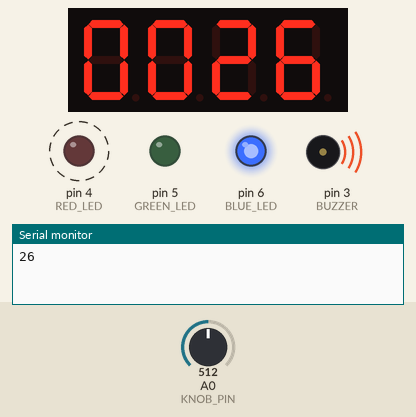
Simulated run of this sketch. Board: Arduino Uno, built with avr-gcc and run on an emulated ATmega328P. On the bench: 4-digit seven-segment display, output pins drawn as LEDs (lit = HIGH), buzzer (waves = sounding), the last lines printed to the serial monitor. Wiring (inferred from the names in the program): TM1637 display: clock pin 10; DIO pin 11. Dashed ring = blinking. Inputs (shaded band) come from the test bench; at power-on: A0 (KNOB_PIN) = 512. Pins used as bus, display or sensor lines are not drawn.

Above: at 1.3 s.
1.4 s: A0 (KNOB_PIN) set to 395
4.4 s: A0 (KNOB_PIN) set to 373
At 4.7 s:
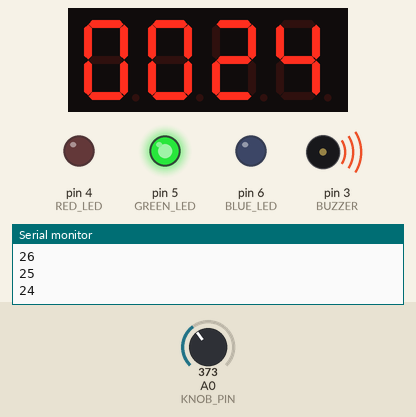
At 5.48 s:
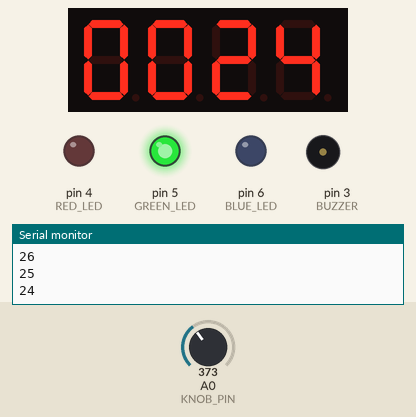
Timing chart, 0 to 12.9 s (numbered marks = the images above; inputs shaded):
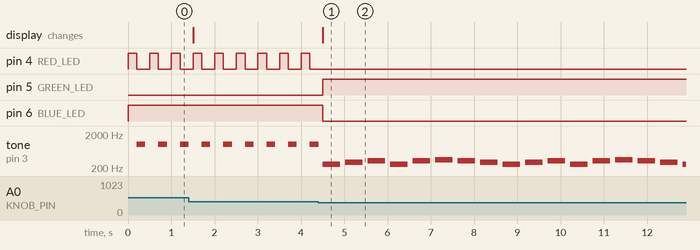

The sketch:

sketch_aug12a.ino
```cpp
#define TM_CLK 10
#define TM_DIO 11

#define RED_LED 4
#define GREEN_LED 5
#define BLUE_LED 6
#define BUZZER 3
#define KNOB_PIN A0

const int TEMP_MIN = 22;
const int TEMP_MAX = 30;

int temperature = TEMP_MIN;

// Convert digit to segment bits
uint8_t digitToSegmentValue(int digit) {
  switch (digit) {
    case 0: return 0b00111111;
    case 1: return 0b00000110;
    case 2: return 0b01011011;
    case 3: return 0b01001111;
    case 4: return 0b01100110;
    case 5: return 0b01101101;
    case 6: return 0b01111101;
    case 7: return 0b00000111;
    case 8: return 0b01111111;
    case 9: return 0b01101111;
    default: return 0;
  }
}

// TM1637 display functions
void startSignal() {
  pinMode(TM_DIO, OUTPUT);
  digitalWrite(TM_DIO, HIGH);
  digitalWrite(TM_CLK, HIGH);
  delayMicroseconds(2);
  digitalWrite(TM_DIO, LOW);
  delayMicroseconds(2);
  digitalWrite(TM_CLK, LOW);
}

void stopSignal() {
  pinMode(TM_DIO, OUTPUT);
  digitalWrite(TM_CLK, LOW);
  digitalWrite(TM_DIO, LOW);
  delayMicroseconds(2);
  digitalWrite(TM_CLK, HIGH);
  delayMicroseconds(2);
  digitalWrite(TM_DIO, HIGH);
}

void writeByte(uint8_t b) {
  for (int i = 0; i < 8; i++) {
    digitalWrite(TM_CLK, LOW);
    digitalWrite(TM_DIO, (b & 0x01) ? HIGH : LOW);
    delayMicroseconds(3);
    digitalWrite(TM_CLK, HIGH);
    delayMicroseconds(3);
    b >>= 1;
  }
  digitalWrite(TM_CLK, LOW);
  pinMode(TM_DIO, INPUT);
  delayMicroseconds(5);
  while (digitalRead(TM_DIO));
  pinMode(TM_DIO, OUTPUT);
  digitalWrite(TM_CLK, HIGH);
  delayMicroseconds(2);
  digitalWrite(TM_CLK, LOW);
}

void displayNumber(int num) {
  uint8_t segData[4];
  for (int i = 0; i < 4; i++) {
    int digit = num % 10;
    segData[i] = digitToSegmentValue(digit);
    num /= 10;
  }
  startSignal();
  writeByte(0x40);
  stopSignal();

  startSignal();
  writeByte(0xC0);
  for (int i = 0; i < 4; i++) {
    writeByte(segData[3 - i]);
  }
  stopSignal();

  startSignal();
  writeByte(0x8f);
  stopSignal();
}

// Normal beep (moderate volume/frequency)
void normalBeep() {
  tone(BUZZER, 1000); // 1kHz
  delay(200);
  noTone(BUZZER);
  delay(100);
}

// Loud beep (higher frequency/faster)
void loudBeep() {
  tone(BUZZER, 2000); // 2kHz
  delay(100);
  noTone(BUZZER);
  delay(50);
}

// London Bridge melody
void playLondonBridge() {
  int notes[] = {
    262, 294, 330, 262, 330, 349, 330, 294,
    262, 294, 330, 262, 330, 349, 330, 294
  };
  int durations[] = {
    400, 400, 400, 400, 400, 400, 400, 400,
    400, 400, 400, 400, 400, 400, 400, 400
  };
  for (int i = 0; i < 16; i++) {
    tone(BUZZER, notes[i], durations[i]);
    delay(durations[i] * 1.3);
  }
  noTone(BUZZER);
}

void setup() {
  pinMode(TM_CLK, OUTPUT);
  pinMode(TM_DIO, OUTPUT);
  pinMode(RED_LED, OUTPUT);
  pinMode(GREEN_LED, OUTPUT);
  pinMode(BLUE_LED, OUTPUT);
  pinMode(BUZZER, OUTPUT);
  Serial.begin(9600);
}

void loop() {
  int knobValue = analogRead(KNOB_PIN);
  int newTemp = map(knobValue, 0, 1023, TEMP_MIN, TEMP_MAX);

  if (newTemp != temperature) {
    temperature = newTemp;
    displayNumber(temperature);
    Serial.println(temperature); // For Serial Plotter graph
  }

  if (temperature >= 28) {
    // Loud beep, Red LED blink, Blue ON
    digitalWrite(BLUE_LED, HIGH);
    digitalWrite(GREEN_LED, LOW);
    digitalWrite(RED_LED, HIGH);
    delay(200);
    digitalWrite(RED_LED, LOW);
    loudBeep();
  }
  else if (temperature >= 25 && temperature <= 27) {
    // Normal beep, Red LED blink, Blue ON
    digitalWrite(BLUE_LED, HIGH);
    digitalWrite(GREEN_LED, LOW);
    digitalWrite(RED_LED, HIGH);
    delay(200);
    digitalWrite(RED_LED, LOW);
    normalBeep();
  }
  else if (temperature <= 24) {
    // Green LED ON, London Bridge melody
    digitalWrite(GREEN_LED, HIGH);
    digitalWrite(RED_LED, LOW);
    digitalWrite(BLUE_LED, LOW);
    playLondonBridge();
  }
}
```

Measured:
- the behaviour switches between 384 and 383 on A0 (KNOB_PIN) (found by bisection; images 0 and 1)
- after the input at 4.4 s, pin 4 (RED_LED): stops changing and stays LOW; pin 5 (GREEN_LED): LOW → HIGH after 0.11 s; pin 6 (BLUE_LED): HIGH → LOW after 0.11 s; the display: changes after 0.11 s (image 1)
- by itself, pin 4 (RED_LED): alternates HIGH for 0.20 s and LOW for 0.30 s
- by itself, tone on pin 3 (BUZZER): repeats every 4.2 s: 262 Hz 0.40 s, silent 0.12 s, 294 Hz 0.40 s, silent 0.12 s, 330 Hz 0.40 s, silent 0.12 s, 262 Hz 0.40 s, silent 0.12 s, 330 Hz 0.40 s, silent 0.12 s, 349 Hz 0.40 s, silent 0.12 s, 330 Hz 0.40 s, silent 0.12 s, 294 Hz 0.40 s, silent 0.12 s
